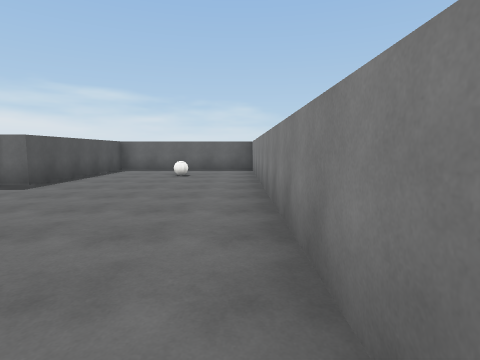
View 1 (above)

24 first-person views from a walk through a Unity game level. The camera is 1.4 m above the floor, tilts 6° down and sees 80° across. The floor is counted in squares, 2 m on a side. Each view is taken from the middle of a square. On the plan, view 1 faces up. The plan holds only what a view shows up to about 10 squares ahead; the rest is blank. The place goes on beyond the plan. The player is left out. Surface patterns are stand-ins for the level's own textures.

View 2
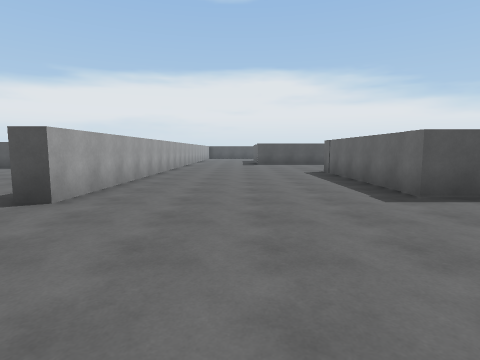

View 3
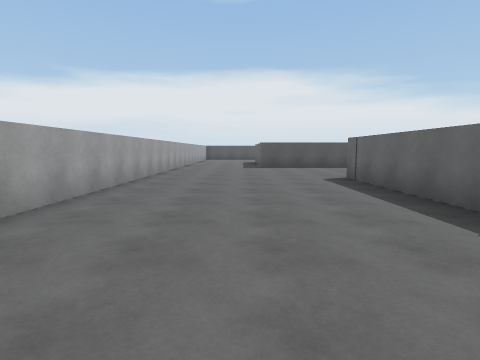

View 4
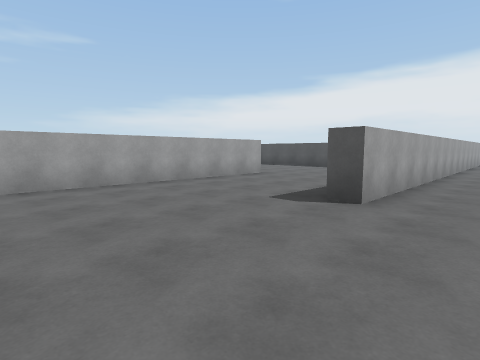

View 5
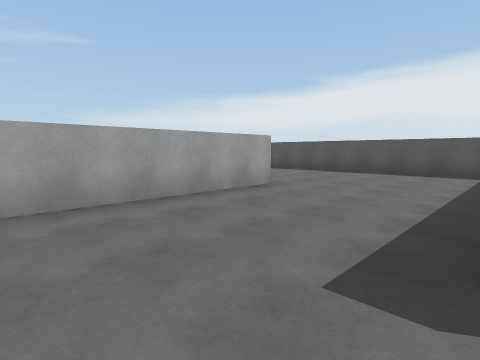

View 6
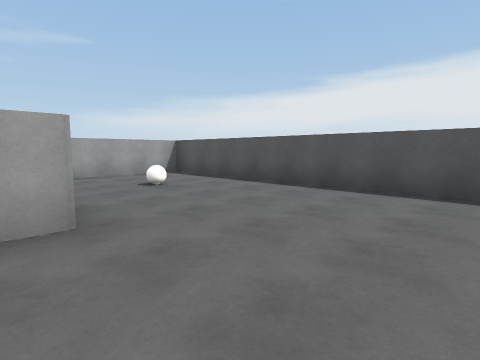

View 7
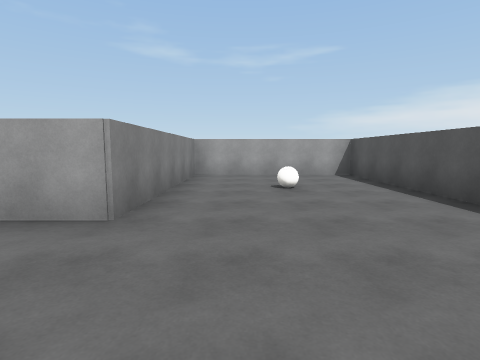

View 8
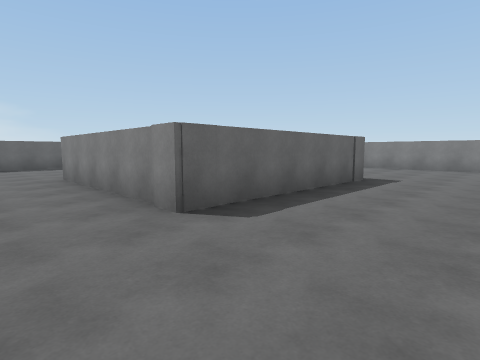

View 9
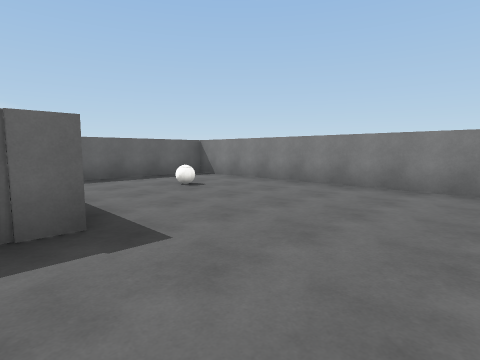

View 10
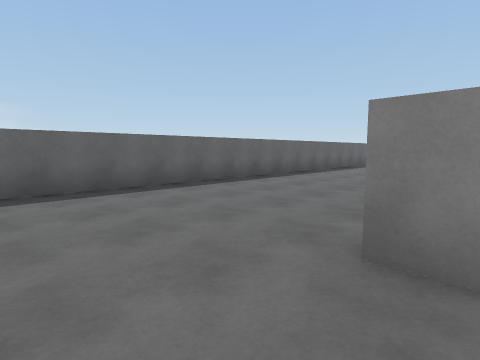

View 11
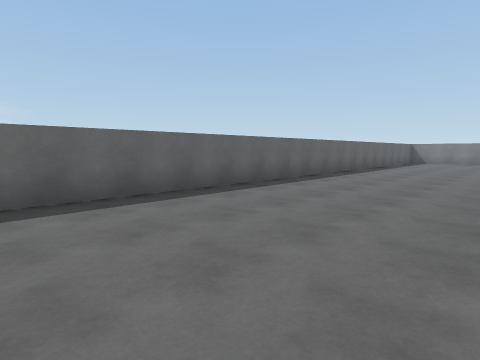

View 12
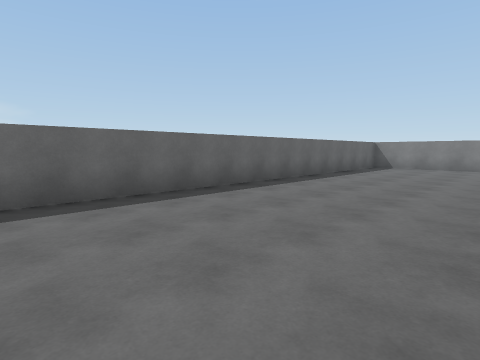

View 13
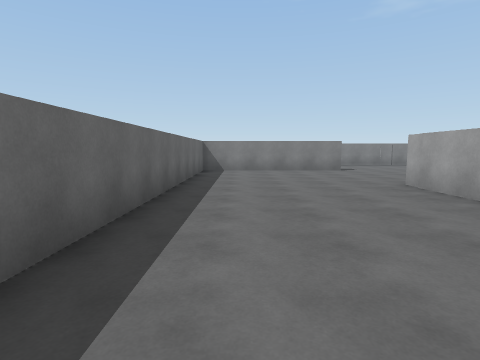

View 14
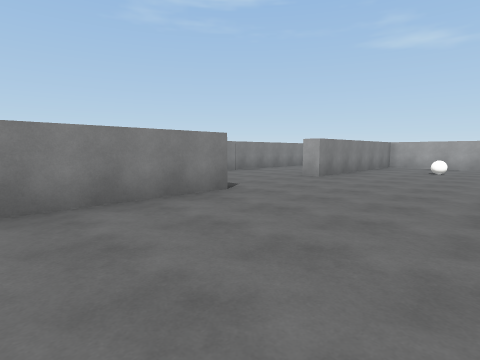

View 15
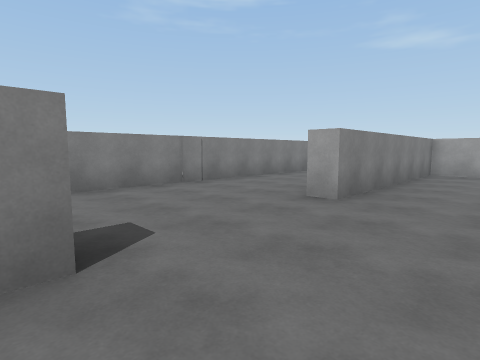

View 16
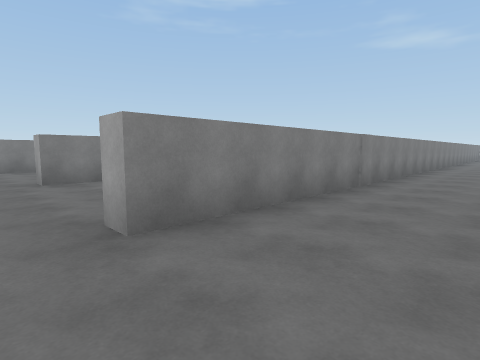

View 17
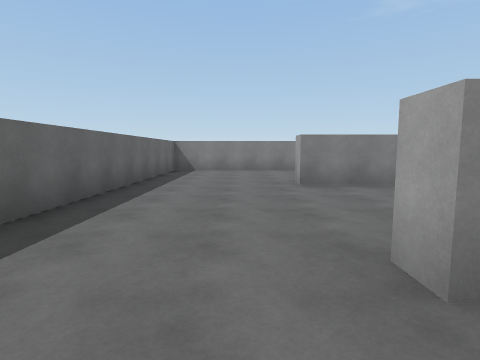

View 18
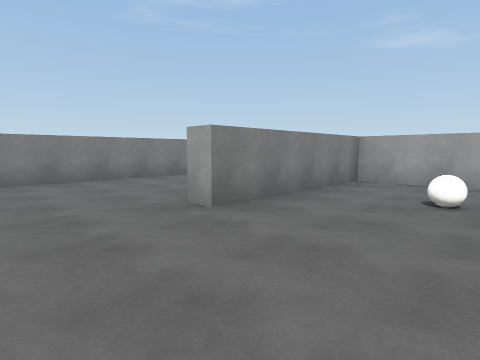

View 19
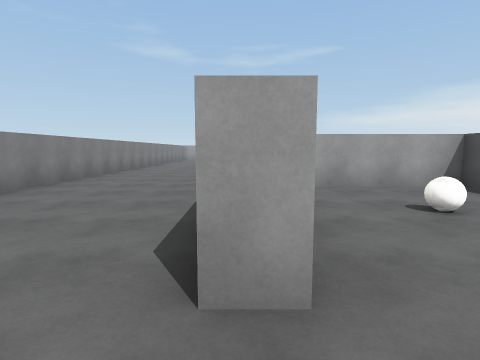

View 20
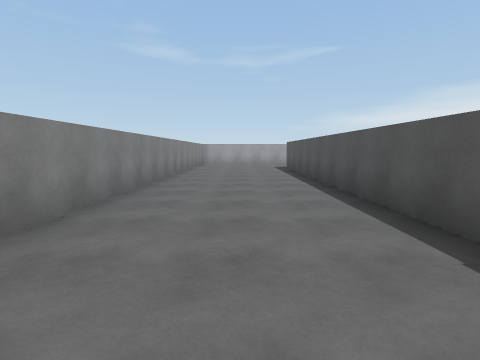

View 21
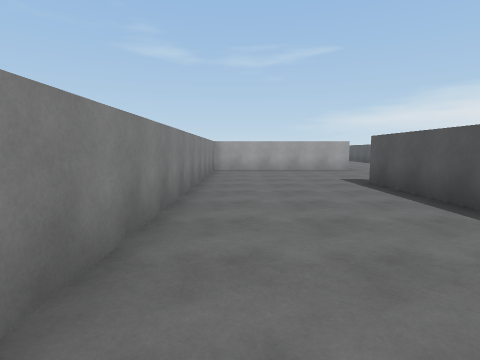

View 22
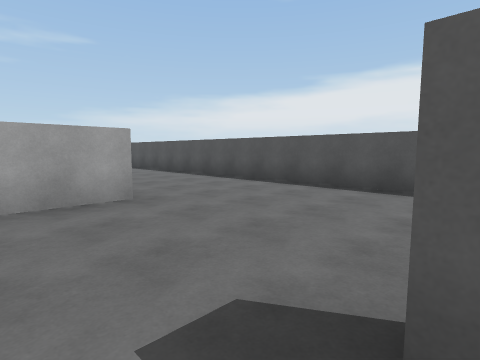

View 23
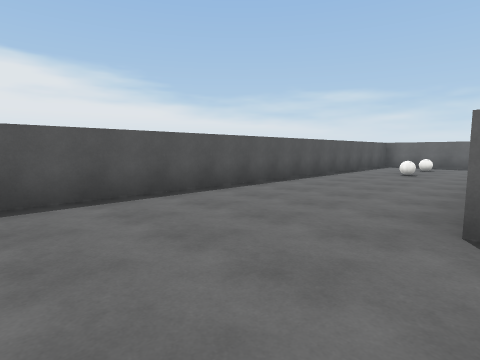

View 24
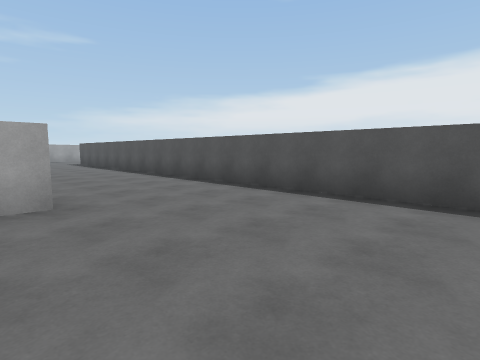

### Floor plan
Points are (right, up) in squares from view 1. A wall is a line through its corners. A room is listed if a view was taken in it or the views show most of it. See-through windows are left out.
Room 1 (views 1, 2, 3, 4, 5, 6, 7, 8, 9, 10)
walls: (-11.1, -0.8) (-11.1, -9) (-6.7, -9) (-6.7, -3.8) (-0.4, -3.8); (-11.5, 0.5) (-3.7, 0.5) (-3.7, 0); (0.4, 0.4) (0.4, 10.2) (-3, 10.2); (-4.2, 10.1) (-4.2, 5.7) (-9.2, 5.7) (-9.2, 10.8)
ways out: opening at (-10.5, 11) to room 2
objects: other object (-9, -6); other object (-2, 8)
Room 2 (views 11, 12, 13, 14, 15, 16, 17, 18, 19, 20, 21, 22, 23, 24)
walls: (13.7, 4) (13.7, -18); (13.2, 1) (13.2, 12) (13.8, 12); (7, 1.7) (9.8, 1.7) (9.8, 7.2) (10.4, 7.2); (13.7, 8) (13.7, 7.5) (17.7, 7.5) (17.7, 11.8) (18.2, 11.8); (9.8, 10.5) (9.8, 15.3) (-10.6, 15.3); (18.2, 6) (18.2, -3.2); (3.9, 10.7) (5.8, 10.7); (17.1, -7) (21.9, -7) (21.9, 15.3) (14.6, 15.3); (17.1, -11.9) (17.8, -11.9)
ways out: opening at (-10.5, 11) to room 1
objects: other object (8, 4); other object (16, 3); other object (16, 5); other object (16, 10)

Positions as (right, up) in squares from view 1, and headings:
1: (0, 0), facing up
2: (0, 3), facing left
3: (-2, 3), facing left
4: (0, 2), facing down-left
5: (-2, 0), facing down-left
6: (-6, -1), facing down-left
7: (-8, -1), facing down
8: (-11, 3), facing up-right
9: (-5, 3), facing up-right
10: (-11, 10), facing up-right
11: (-7, 11), facing up-right
12: (-2, 11), facing up-right
13: (0, 14), facing right
14: (6, 14), facing down-right
15: (8, 11), facing down-right
16: (11, 13), facing down-right
17: (12, 13), facing right
18: (15, 14), facing down-right
19: (18, 13), facing down
20: (20, 8), facing down
21: (21, 3), facing down
22: (19, -3), facing down-left
23: (18, -6), facing up-left
24: (18, -8), facing down-left
